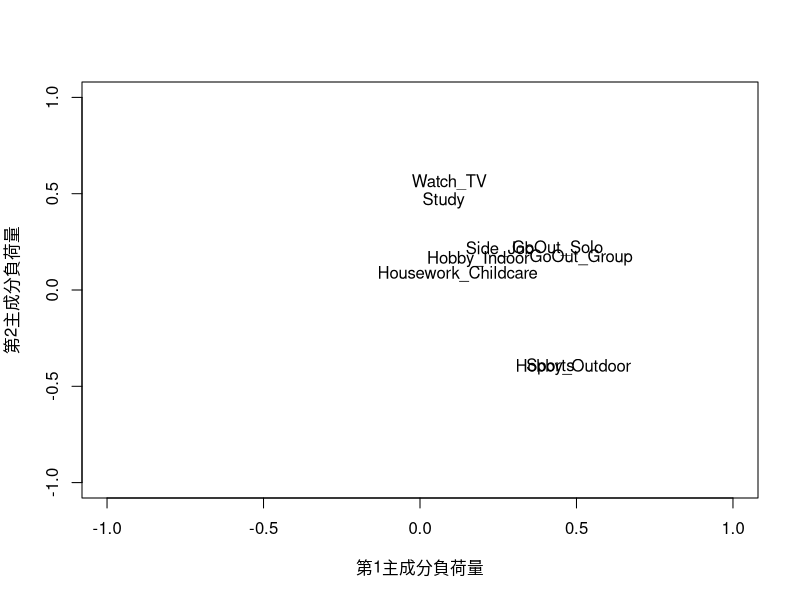

This chart was generated by the following R code:
# 20251111_1_全員回答_余暇時間の主成分分析 / ロジスティック回帰

# 必要なパッケージのロード（通常はbase Rの機能で十分です）
# library(stats)

# データの読み込み
library(readxl)
data_1 <- read_excel("data/data_1.xlsx")
View(data_1)


# 活動頻度の変数名リスト（Rでの列名として使用）
activity_cols <- c("Side_Job", "Housework_Childcare", "Study", 
                   "GoOut_Solo", "GoOut_Group", "Watch_TV", 
                   "Sports", "Hobby_Indoor", "Hobby_Outdoor")

# 目的変数（スマホゲーム: 0/1）の変数名
target_col <- "Play_SP_Game"

# 主成分分析に使用するデータフレーム (説明変数X)
X <- data_1[, activity_cols]
# 目的変数Y
Y <- data_1[[target_col]]

# -----------------
# 主成分分析 (PCA) の実行
# -----------------
# データを標準化（scale = TRUE）してからPCAを実行
pca_result <- prcomp(X, scale = TRUE)

# 結果の確認（寄与率、累積寄与率）
print("--- 主成分分析 (PCA) の結果概要 ---")
summary(pca_result) 

# PC1-5のスコア（新しい説明変数）を取得
pc_scores <- as.data.frame(pca_result$x[, 1:5])
colnames(pc_scores) <- c("PC1", "PC2", "PC3", "PC4", "PC5") # 列名を変更

# 主成分負荷量の確認 (PC1, PC2, PC3の解釈に必要)
print("--- 主成分負荷量 (Rotation: PC1, PC2, PC3, PC4, PC5) ---")
print(pca_result$rotation[, 1:5])


# 第1主成分負荷量と第2主成分負荷量の散布図の作成
plot(pca_result$rotation[, 1], pca_result$rotation[, 2], type = "n",
     xlim = c(-1, 1), ylim = c(-1, 1), xlab = "第1主成分負荷量", ylab = "第2主成分負荷量")
text(pca_result$rotation[, 1], pca_result$rotation[, 2], rownames(pca_result$rotation))

# -----------------
# ロジスティック回帰
# -----------------

# PC1, PC2, PC3, PC4, PC5 のスコアを取得
pc_scores <- as.data.frame(pca_result$x[, 1:5])
colnames(pc_scores) <- c("PC1", "PC2", "PC3", "PC4", "PC5") # 列名をPC1〜PC5に変更

# 主成分スコアと目的変数Yを結合したデータフレームを作成
regression_data <- cbind(pc_scores, Play_SP_Game = Y)

# ロジスティック回帰モデルの構築 (PC1からPC5を説明変数に)
model <- glm(Play_SP_Game ~ PC1 + PC2 + PC3 + PC4 + PC5, 
             data = regression_data, 
             family = binomial)

# モデルの要約を出力
print("--- ロジスティック回帰分析の結果 ---")
summary(model)

# オッズ比と95%信頼区間の計算と表示
print("--- オッズ比と95%信頼区間 ---")
# オッズ比
odds_ratios <- exp(coef(model))
# 95%信頼区間 (confint.defaultを使用することで計算速度が速くなります)
conf_intervals <- exp(confint.default(model)) 

# 結果を見やすい表形式で結合
results_table <- data.frame(
  Coefficient = coef(model),
  Odds_Ratio = odds_ratios,
  `95% CI Lower` = conf_intervals[, 1],
  `95% CI Upper` = conf_intervals[, 2]
)
print(results_table)


# -----------------
# クラスター分析
# -----------------
# ⚠️ 前提: data_1 がインポートされており、pca_resultにPCA結果が格納されていること
# ⚠️ 主成分スコア（PC1からPC5）を data_1 に結合するため、pc_scoresを取得し直します。

# 主成分スコア（PC1からPC5）をデータフレームとして取得
# pc_scores <- as.data.frame(pca_result$x[, 1:5]) 
# colnames(pc_scores) <- c("PC1", "PC2", "PC3", "PC4", "PC5") 

# data_1 に主成分スコアを追加
data_1 <- cbind(data_1, pc_scores)

# K-meansクラスタリングの実行 (ここではK=3に設定)
k <- 3 # クラスター数
set.seed(42) # 結果の再現性を確保
kmeans_result <- kmeans(data_1[, c("PC1", "PC2", "PC3", "PC4", "PC5")], 
                        centers = k, 
                        nstart = 25)

# クラスターの割り当てを data_1 に追加
data_1$cluster <- as.factor(kmeans_result$cluster) 

# クラスターごとのサンプルサイズを確認
print("--- クラスターごとのサンプルサイズ ---")
table(data_1$cluster)

# 2. クラスターの特徴付け (プロファイルの作成)
# クラスターごとの平均値の計算（元の変数）
# aggregate 関数で、clusterごとに余暇活動の平均値を計算
print("--- クラスターごとの余暇活動 (元の変数) 平均値 ---")
cluster_profile_orig <- aggregate(data_1[, activity_cols], 
                                  by = list(Cluster = data_1$cluster), 
                                  FUN = mean)
print(cluster_profile_orig)

# クラスターごとの平均値の計算（主成分スコア）
# クラスタータイプをPCのスコア軸から確認
print("--- クラスターごとの主成分スコア平均値 ---")
cluster_profile_pc <- aggregate(data_1[, c("PC1", "PC2", "PC3", "PC4", "PC5")], 
                                by = list(Cluster = data_1$cluster), 
                                FUN = mean)
print(cluster_profile_pc)

# 3. スマホゲーム利用率の比較と検定
# 目的変数の変数名
target_col <- "Play_SP_Game"

# クラスターごとのスマホゲーム利用率の計算 (0/1データの平均値が利用率になります)
print("--- クラスターごとのスマホゲーム利用率 ---")
utilization_rate <- aggregate(data_1[[target_col]], 
                              by = list(Cluster = data_1$cluster), 
                              FUN = mean)
colnames(utilization_rate) <- c("Cluster", "Play_SP_Game_Rate")
print(utilization_rate)

# 統計的有意差の検定 (ANOVA)
# 利用率に統計的な差があるかを確認します。p値が0.05未満なら有意な差あり。
print("--- クラスター間の利用率の統計的検定 (ANOVA) ---")
aov_result <- aov(data_1[[target_col]] ~ cluster, data = data_1)
summary(aov_result)
